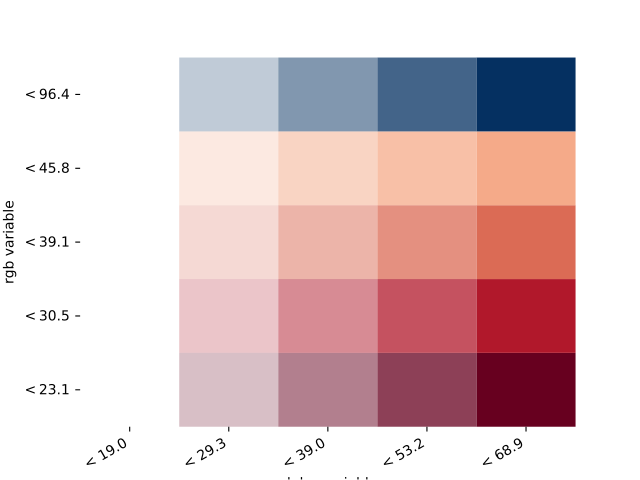

The Python source for this figure:
# Imports

from pysal.lib import examples
import geopandas as gpd
import matplotlib.pyplot as plt
import matplotlib
import numpy as np
from pysal.viz.splot.mapping import vba_legend, mapclassify_bin

# Load Example Data

link_to_data = examples.get_path('columbus.shp')
gdf = gpd.read_file(link_to_data)
x = gdf['HOVAL'].values
y = gdf['CRIME'].values

# Classify your data

rgb_bins = mapclassify_bin(x, 'quantiles')
alpha_bins = mapclassify_bin(y, 'quantiles')

# Plot your legend

fig, _ = vba_legend(rgb_bins, alpha_bins, cmap='RdBu')
plt.show()
